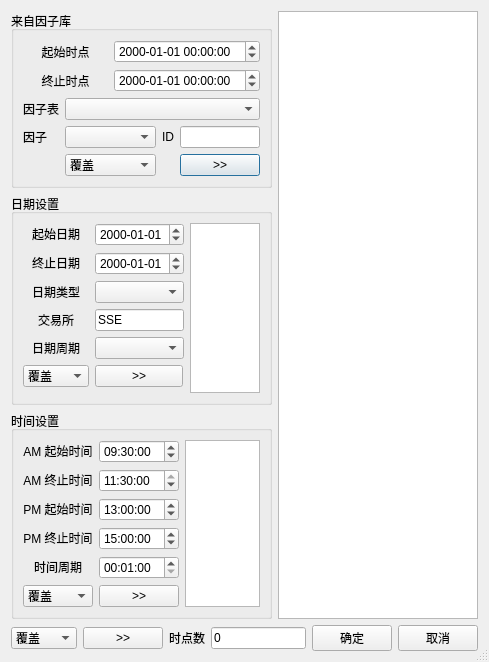
<?xml version="1.0" encoding="UTF-8"?>
<ui version="4.0">
 <class>Dialog</class>
 <widget class="QDialog" name="Dialog">
  <property name="geometry">
   <rect>
    <x>0</x>
    <y>0</y>
    <width>479</width>
    <height>590</height>
   </rect>
  </property>
  <property name="windowTitle">
   <string>日期时间设置</string>
  </property>
  <property name="sizeGripEnabled">
   <bool>true</bool>
  </property>
  <layout class="QGridLayout" name="gridLayout_4">
   <item row="0" column="0">
    <widget class="QGroupBox" name="FDBGroupBox">
     <property name="title">
      <string>来自因子库</string>
     </property>
     <layout class="QGridLayout" name="gridLayout">
      <item row="0" column="0" colspan="2">
       <widget class="QLabel" name="label_18">
        <property name="sizePolicy">
         <sizepolicy hsizetype="Preferred" vsizetype="Preferred">
          <horstretch>0</horstretch>
          <verstretch>0</verstretch>
         </sizepolicy>
        </property>
        <property name="text">
         <string>起始时点</string>
        </property>
        <property name="alignment">
         <set>Qt::AlignCenter</set>
        </property>
        <property name="buddy">
         <cstring>StartDTEdit</cstring>
        </property>
       </widget>
      </item>
      <item row="0" column="2" colspan="3">
       <widget class="QDateTimeEdit" name="StartDTEdit">
        <property name="sizePolicy">
         <sizepolicy hsizetype="Preferred" vsizetype="Fixed">
          <horstretch>0</horstretch>
          <verstretch>0</verstretch>
         </sizepolicy>
        </property>
        <property name="displayFormat">
         <string>yyyy-MM-dd HH:mm:ss</string>
        </property>
       </widget>
      </item>
      <item row="1" column="0" colspan="2">
       <widget class="QLabel" name="label_21">
        <property name="sizePolicy">
         <sizepolicy hsizetype="Preferred" vsizetype="Preferred">
          <horstretch>0</horstretch>
          <verstretch>0</verstretch>
         </sizepolicy>
        </property>
        <property name="text">
         <string>终止时点</string>
        </property>
        <property name="alignment">
         <set>Qt::AlignCenter</set>
        </property>
        <property name="buddy">
         <cstring>EndDTEdit</cstring>
        </property>
       </widget>
      </item>
      <item row="1" column="2" colspan="3">
       <widget class="QDateTimeEdit" name="EndDTEdit">
        <property name="sizePolicy">
         <sizepolicy hsizetype="Preferred" vsizetype="Fixed">
          <horstretch>0</horstretch>
          <verstretch>0</verstretch>
         </sizepolicy>
        </property>
        <property name="displayFormat">
         <string>yyyy-MM-dd HH:mm:ss</string>
        </property>
       </widget>
      </item>
      <item row="2" column="0">
       <widget class="QLabel" name="label_11">
        <property name="sizePolicy">
         <sizepolicy hsizetype="Fixed" vsizetype="Preferred">
          <horstretch>0</horstretch>
          <verstretch>0</verstretch>
         </sizepolicy>
        </property>
        <property name="text">
         <string>因子表</string>
        </property>
        <property name="alignment">
         <set>Qt::AlignCenter</set>
        </property>
        <property name="buddy">
         <cstring>FTComboBox</cstring>
        </property>
       </widget>
      </item>
      <item row="3" column="0">
       <widget class="QLabel" name="label_12">
        <property name="sizePolicy">
         <sizepolicy hsizetype="Fixed" vsizetype="Preferred">
          <horstretch>0</horstretch>
          <verstretch>0</verstretch>
         </sizepolicy>
        </property>
        <property name="text">
         <string>因子</string>
        </property>
        <property name="alignment">
         <set>Qt::AlignCenter</set>
        </property>
        <property name="buddy">
         <cstring>FactorComboBox</cstring>
        </property>
       </widget>
      </item>
      <item row="3" column="1" colspan="2">
       <widget class="QComboBox" name="FactorComboBox">
        <property name="sizePolicy">
         <sizepolicy hsizetype="Expanding" vsizetype="Fixed">
          <horstretch>0</horstretch>
          <verstretch>0</verstretch>
         </sizepolicy>
        </property>
       </widget>
      </item>
      <item row="3" column="3">
       <widget class="QLabel" name="label_26">
        <property name="sizePolicy">
         <sizepolicy hsizetype="Fixed" vsizetype="Preferred">
          <horstretch>0</horstretch>
          <verstretch>0</verstretch>
         </sizepolicy>
        </property>
        <property name="text">
         <string>ID</string>
        </property>
        <property name="alignment">
         <set>Qt::AlignCenter</set>
        </property>
        <property name="buddy">
         <cstring>IDEdit</cstring>
        </property>
       </widget>
      </item>
      <item row="3" column="4">
       <widget class="QLineEdit" name="IDEdit">
        <property name="maximumSize">
         <size>
          <width>80</width>
          <height>16777215</height>
         </size>
        </property>
       </widget>
      </item>
      <item row="4" column="1" colspan="2">
       <widget class="QComboBox" name="FDTSelectTypeComboBox">
        <item>
         <property name="text">
          <string>覆盖</string>
         </property>
        </item>
        <item>
         <property name="text">
          <string>并集</string>
         </property>
        </item>
        <item>
         <property name="text">
          <string>交集</string>
         </property>
        </item>
        <item>
         <property name="text">
          <string>左差右</string>
         </property>
        </item>
        <item>
         <property name="text">
          <string>右差左</string>
         </property>
        </item>
        <item>
         <property name="text">
          <string>对称差</string>
         </property>
        </item>
       </widget>
      </item>
      <item row="4" column="4">
       <widget class="QPushButton" name="SelectFDBDTButton">
        <property name="maximumSize">
         <size>
          <width>80</width>
          <height>16777215</height>
         </size>
        </property>
        <property name="text">
         <string>&gt;&gt;</string>
        </property>
       </widget>
      </item>
      <item row="2" column="1" colspan="4">
       <widget class="QComboBox" name="FTComboBox">
        <property name="sizePolicy">
         <sizepolicy hsizetype="Expanding" vsizetype="Fixed">
          <horstretch>0</horstretch>
          <verstretch>0</verstretch>
         </sizepolicy>
        </property>
       </widget>
      </item>
     </layout>
    </widget>
   </item>
   <item row="0" column="1" rowspan="3">
    <widget class="QListWidget" name="DateTimeListWidget">
     <property name="minimumSize">
      <size>
       <width>200</width>
       <height>0</height>
      </size>
     </property>
     <property name="contextMenuPolicy">
      <enum>Qt::CustomContextMenu</enum>
     </property>
     <property name="selectionMode">
      <enum>QAbstractItemView::ExtendedSelection</enum>
     </property>
    </widget>
   </item>
   <item row="1" column="0">
    <widget class="QGroupBox" name="DateSetupGroupBox">
     <property name="title">
      <string>日期设置</string>
     </property>
     <layout class="QGridLayout" name="gridLayout_2">
      <item row="0" column="2">
       <widget class="QDateEdit" name="StartDateEdit">
        <property name="displayFormat">
         <string>yyyy-MM-dd</string>
        </property>
       </widget>
      </item>
      <item row="4" column="2">
       <widget class="QComboBox" name="DatePeriodComboBox">
        <property name="focusPolicy">
         <enum>Qt::NoFocus</enum>
        </property>
       </widget>
      </item>
      <item row="0" column="3" rowspan="7">
       <widget class="QListWidget" name="DateListWidget">
        <property name="contextMenuPolicy">
         <enum>Qt::CustomContextMenu</enum>
        </property>
        <property name="selectionMode">
         <enum>QAbstractItemView::ExtendedSelection</enum>
        </property>
       </widget>
      </item>
      <item row="1" column="0">
       <widget class="QLabel" name="label_15">
        <property name="text">
         <string>&lt;html&gt;&lt;head/&gt;&lt;body&gt;&lt;p align=&quot;center&quot;&gt;终止日期&lt;/p&gt;&lt;/body&gt;&lt;/html&gt;</string>
        </property>
        <property name="buddy">
         <cstring>EndDateEdit</cstring>
        </property>
       </widget>
      </item>
      <item row="5" column="2">
       <widget class="QPushButton" name="SelectDateButton">
        <property name="maximumSize">
         <size>
          <width>88</width>
          <height>16777215</height>
         </size>
        </property>
        <property name="text">
         <string>&gt;&gt;</string>
        </property>
       </widget>
      </item>
      <item row="1" column="2">
       <widget class="QDateEdit" name="EndDateEdit">
        <property name="displayFormat">
         <string>yyyy-MM-dd</string>
        </property>
       </widget>
      </item>
      <item row="0" column="0">
       <widget class="QLabel" name="label_13">
        <property name="text">
         <string>&lt;html&gt;&lt;head/&gt;&lt;body&gt;&lt;p align=&quot;center&quot;&gt;起始日期&lt;/p&gt;&lt;/body&gt;&lt;/html&gt;</string>
        </property>
        <property name="buddy">
         <cstring>StartDateEdit</cstring>
        </property>
       </widget>
      </item>
      <item row="4" column="0">
       <widget class="QLabel" name="label_14">
        <property name="text">
         <string>&lt;html&gt;&lt;head/&gt;&lt;body&gt;&lt;p align=&quot;center&quot;&gt;日期周期&lt;/p&gt;&lt;/body&gt;&lt;/html&gt;</string>
        </property>
        <property name="buddy">
         <cstring>DatePeriodComboBox</cstring>
        </property>
       </widget>
      </item>
      <item row="2" column="0">
       <widget class="QLabel" name="label_16">
        <property name="text">
         <string>&lt;html&gt;&lt;head/&gt;&lt;body&gt;&lt;p align=&quot;center&quot;&gt;日期类型&lt;/p&gt;&lt;/body&gt;&lt;/html&gt;</string>
        </property>
        <property name="buddy">
         <cstring>DateTypeComboBox</cstring>
        </property>
       </widget>
      </item>
      <item row="3" column="0">
       <widget class="QLabel" name="label_17">
        <property name="text">
         <string>&lt;html&gt;&lt;head/&gt;&lt;body&gt;&lt;p align=&quot;center&quot;&gt;交易所&lt;/p&gt;&lt;/body&gt;&lt;/html&gt;</string>
        </property>
        <property name="buddy">
         <cstring>ExchangeEdit</cstring>
        </property>
       </widget>
      </item>
      <item row="2" column="2">
       <widget class="QComboBox" name="DateTypeComboBox">
        <property name="focusPolicy">
         <enum>Qt::NoFocus</enum>
        </property>
       </widget>
      </item>
      <item row="3" column="2">
       <widget class="QLineEdit" name="ExchangeEdit">
        <property name="text">
         <string>SSE</string>
        </property>
       </widget>
      </item>
      <item row="5" column="0">
       <widget class="QComboBox" name="DateSelectTypeComboBox">
        <item>
         <property name="text">
          <string>覆盖</string>
         </property>
        </item>
        <item>
         <property name="text">
          <string>并集</string>
         </property>
        </item>
        <item>
         <property name="text">
          <string>交集</string>
         </property>
        </item>
        <item>
         <property name="text">
          <string>左差右</string>
         </property>
        </item>
        <item>
         <property name="text">
          <string>右差左</string>
         </property>
        </item>
        <item>
         <property name="text">
          <string>对称差</string>
         </property>
        </item>
       </widget>
      </item>
     </layout>
    </widget>
   </item>
   <item row="2" column="0">
    <widget class="QGroupBox" name="TimeSetupGroupBox">
     <property name="title">
      <string>时间设置</string>
     </property>
     <layout class="QGridLayout" name="gridLayout_3">
      <item row="0" column="0">
       <widget class="QLabel" name="label_20">
        <property name="text">
         <string>&lt;html&gt;&lt;head/&gt;&lt;body&gt;&lt;p align=&quot;center&quot;&gt;AM 起始时间&lt;/p&gt;&lt;/body&gt;&lt;/html&gt;</string>
        </property>
        <property name="buddy">
         <cstring>AMStartTimeEdit</cstring>
        </property>
       </widget>
      </item>
      <item row="0" column="1">
       <widget class="QTimeEdit" name="AMStartTimeEdit">
        <property name="sizePolicy">
         <sizepolicy hsizetype="Expanding" vsizetype="Fixed">
          <horstretch>0</horstretch>
          <verstretch>0</verstretch>
         </sizepolicy>
        </property>
        <property name="dateTime">
         <datetime>
          <hour>9</hour>
          <minute>30</minute>
          <second>0</second>
          <year>2000</year>
          <month>1</month>
          <day>1</day>
         </datetime>
        </property>
        <property name="maximumTime">
         <time>
          <hour>11</hour>
          <minute>59</minute>
          <second>59</second>
         </time>
        </property>
        <property name="displayFormat">
         <string>HH:mm:ss</string>
        </property>
       </widget>
      </item>
      <item row="0" column="2" rowspan="6">
       <widget class="QListWidget" name="TimeListWidget">
        <property name="contextMenuPolicy">
         <enum>Qt::CustomContextMenu</enum>
        </property>
        <property name="selectionMode">
         <enum>QAbstractItemView::ExtendedSelection</enum>
        </property>
       </widget>
      </item>
      <item row="1" column="0">
       <widget class="QLabel" name="label_19">
        <property name="text">
         <string>&lt;html&gt;&lt;head/&gt;&lt;body&gt;&lt;p align=&quot;center&quot;&gt;AM 终止时间&lt;/p&gt;&lt;/body&gt;&lt;/html&gt;</string>
        </property>
        <property name="buddy">
         <cstring>AMEndTimeEdit</cstring>
        </property>
       </widget>
      </item>
      <item row="1" column="1">
       <widget class="QTimeEdit" name="AMEndTimeEdit">
        <property name="sizePolicy">
         <sizepolicy hsizetype="Expanding" vsizetype="Fixed">
          <horstretch>0</horstretch>
          <verstretch>0</verstretch>
         </sizepolicy>
        </property>
        <property name="dateTime">
         <datetime>
          <hour>11</hour>
          <minute>30</minute>
          <second>0</second>
          <year>2000</year>
          <month>1</month>
          <day>1</day>
         </datetime>
        </property>
        <property name="maximumTime">
         <time>
          <hour>11</hour>
          <minute>59</minute>
          <second>59</second>
         </time>
        </property>
        <property name="displayFormat">
         <string>HH:mm:ss</string>
        </property>
       </widget>
      </item>
      <item row="2" column="0">
       <widget class="QLabel" name="label_24">
        <property name="text">
         <string>&lt;html&gt;&lt;head/&gt;&lt;body&gt;&lt;p align=&quot;center&quot;&gt;PM 起始时间&lt;/p&gt;&lt;/body&gt;&lt;/html&gt;</string>
        </property>
        <property name="buddy">
         <cstring>PMStartTimeEdit</cstring>
        </property>
       </widget>
      </item>
      <item row="2" column="1">
       <widget class="QTimeEdit" name="PMStartTimeEdit">
        <property name="sizePolicy">
         <sizepolicy hsizetype="Expanding" vsizetype="Fixed">
          <horstretch>0</horstretch>
          <verstretch>0</verstretch>
         </sizepolicy>
        </property>
        <property name="dateTime">
         <datetime>
          <hour>13</hour>
          <minute>0</minute>
          <second>0</second>
          <year>2000</year>
          <month>1</month>
          <day>1</day>
         </datetime>
        </property>
        <property name="minimumTime">
         <time>
          <hour>12</hour>
          <minute>0</minute>
          <second>0</second>
         </time>
        </property>
        <property name="displayFormat">
         <string>HH:mm:ss</string>
        </property>
       </widget>
      </item>
      <item row="3" column="0">
       <widget class="QLabel" name="label_22">
        <property name="text">
         <string>&lt;html&gt;&lt;head/&gt;&lt;body&gt;&lt;p align=&quot;center&quot;&gt;PM 终止时间&lt;/p&gt;&lt;/body&gt;&lt;/html&gt;</string>
        </property>
        <property name="buddy">
         <cstring>PMEndTimeEdit</cstring>
        </property>
       </widget>
      </item>
      <item row="3" column="1">
       <widget class="QTimeEdit" name="PMEndTimeEdit">
        <property name="sizePolicy">
         <sizepolicy hsizetype="Expanding" vsizetype="Fixed">
          <horstretch>0</horstretch>
          <verstretch>0</verstretch>
         </sizepolicy>
        </property>
        <property name="dateTime">
         <datetime>
          <hour>15</hour>
          <minute>0</minute>
          <second>0</second>
          <year>2000</year>
          <month>1</month>
          <day>1</day>
         </datetime>
        </property>
        <property name="minimumTime">
         <time>
          <hour>12</hour>
          <minute>0</minute>
          <second>0</second>
         </time>
        </property>
        <property name="displayFormat">
         <string>HH:mm:ss</string>
        </property>
       </widget>
      </item>
      <item row="4" column="0">
       <widget class="QLabel" name="label_23">
        <property name="text">
         <string>&lt;html&gt;&lt;head/&gt;&lt;body&gt;&lt;p align=&quot;center&quot;&gt;时间周期&lt;/p&gt;&lt;/body&gt;&lt;/html&gt;</string>
        </property>
        <property name="buddy">
         <cstring>TimePeriodEdit</cstring>
        </property>
       </widget>
      </item>
      <item row="4" column="1">
       <widget class="QTimeEdit" name="TimePeriodEdit">
        <property name="dateTime">
         <datetime>
          <hour>0</hour>
          <minute>1</minute>
          <second>0</second>
          <year>2000</year>
          <month>1</month>
          <day>1</day>
         </datetime>
        </property>
        <property name="minimumTime">
         <time>
          <hour>0</hour>
          <minute>0</minute>
          <second>1</second>
         </time>
        </property>
        <property name="currentSection">
         <enum>QDateTimeEdit::HourSection</enum>
        </property>
        <property name="displayFormat">
         <string>HH:mm:ss</string>
        </property>
       </widget>
      </item>
      <item row="5" column="1">
       <widget class="QPushButton" name="SelectTimeButton">
        <property name="maximumSize">
         <size>
          <width>88</width>
          <height>16777215</height>
         </size>
        </property>
        <property name="text">
         <string>&gt;&gt;</string>
        </property>
       </widget>
      </item>
      <item row="5" column="0">
       <widget class="QComboBox" name="TimeSelectTypeComboBox">
        <item>
         <property name="text">
          <string>覆盖</string>
         </property>
        </item>
        <item>
         <property name="text">
          <string>并集</string>
         </property>
        </item>
        <item>
         <property name="text">
          <string>交集</string>
         </property>
        </item>
        <item>
         <property name="text">
          <string>左差右</string>
         </property>
        </item>
        <item>
         <property name="text">
          <string>右差左</string>
         </property>
        </item>
        <item>
         <property name="text">
          <string>对称差</string>
         </property>
        </item>
       </widget>
      </item>
     </layout>
    </widget>
   </item>
   <item row="3" column="0" colspan="2">
    <layout class="QHBoxLayout" name="horizontalLayout">
     <item>
      <widget class="QComboBox" name="DTSelectTypeComboBox">
       <item>
        <property name="text">
         <string>覆盖</string>
        </property>
       </item>
       <item>
        <property name="text">
         <string>并集</string>
        </property>
       </item>
       <item>
        <property name="text">
         <string>交集</string>
        </property>
       </item>
       <item>
        <property name="text">
         <string>左差右</string>
        </property>
       </item>
       <item>
        <property name="text">
         <string>右差左</string>
        </property>
       </item>
       <item>
        <property name="text">
         <string>对称差</string>
        </property>
       </item>
      </widget>
     </item>
     <item>
      <widget class="QPushButton" name="SelectDTButton">
       <property name="maximumSize">
        <size>
         <width>88</width>
         <height>16777215</height>
        </size>
       </property>
       <property name="text">
        <string>&gt;&gt;</string>
       </property>
      </widget>
     </item>
     <item>
      <widget class="QLabel" name="label_25">
       <property name="text">
        <string>时点数</string>
       </property>
       <property name="alignment">
        <set>Qt::AlignCenter</set>
       </property>
       <property name="buddy">
        <cstring>DateTimeNumEdit</cstring>
       </property>
      </widget>
     </item>
     <item>
      <widget class="QLineEdit" name="DateTimeNumEdit">
       <property name="text">
        <string>0</string>
       </property>
       <property name="readOnly">
        <bool>true</bool>
       </property>
      </widget>
     </item>
     <item>
      <widget class="QPushButton" name="AcceptButton">
       <property name="focusPolicy">
        <enum>Qt::NoFocus</enum>
       </property>
       <property name="text">
        <string>确定</string>
       </property>
      </widget>
     </item>
     <item>
      <widget class="QPushButton" name="RejectButton">
       <property name="focusPolicy">
        <enum>Qt::NoFocus</enum>
       </property>
       <property name="text">
        <string>取消</string>
       </property>
      </widget>
     </item>
    </layout>
   </item>
  </layout>
  <zorder>AcceptButton</zorder>
  <zorder>RejectButton</zorder>
  <zorder>DateSetupGroupBox</zorder>
  <zorder>SelectDTButton</zorder>
  <zorder>DateTimeListWidget</zorder>
  <zorder>label_25</zorder>
  <zorder>DateTimeNumEdit</zorder>
  <zorder>TimeSetupGroupBox</zorder>
  <zorder>DTSelectTypeComboBox</zorder>
  <zorder>FDBGroupBox</zorder>
 </widget>
 <resources/>
 <connections/>
</ui>
